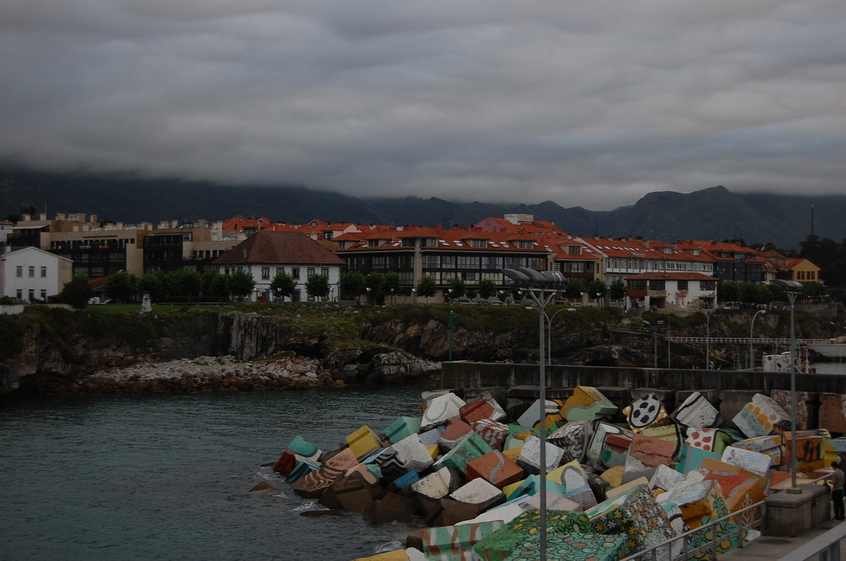
%> input picture Lab2/Data/llanes/llanes_a.jpg, 846 x 561 px
$ octave lab2.m   (GNU Octave 9; MATLAB toolbox functions it lacks are replaced by stand-ins)
%> lines starting %> are read from the running program, lines starting %| are printed output that depends on the picture
### lab4/lab4_code/sift/sift.m
function [frames,descriptors,gss,dogss]=sift(I,varargin)
% SIFT Extract SIFT features
%   [FRAMES,DESCR]=SIFT(I) extracts the SIFT frames FRAMES and their
%   descriptors DESCR from the image I.
%
%   The image I must be gray-scale, of storage class DOUBLE and
%   ranging in [0,1].
%
%   FRAMES is a 4xK matrix storing one SIFT frame per column. Its
%   format is:
%
%     FRAMES(1:2,k)  center (X,Y) of the frame k,
%     FRAMES(3,k)    scale SIGMA of the frame k,
%     FRAMES(4,k)    orientation THETA of the frame k.
%
%   Note that the X,Y center coordinates are (0,0) based, contrary to
%   the standard MATLAB convention that uses (1,1) as the top-left
%   image coordiante. The plotting function PLOTSIFTFRAME() and
%   PLOTSIFTDESCRIPTOR() automatically shift the keypoints to the
%   default (1,1) reference.
%
%   DESCR is a DxK matrix stores one descriptor per columm (usually
%   D=128).
%
%   [FRAMES,DESCR,GSS,DOGSS]=SIFT(...) returns the Gaussian and
%   Difference of Gaussians scale spaces computed by the algorithm.
%
%   The function accepts the following option-value pairs:
%
%   Verbosity - Verbosity level [{0},1]
%     0 = quiet, 1 = print detailed progress report
%
%   BoundaryPoint - Remove frames on the image boundaries [0,{1}]
%     Remove points whose descriptor intersects the boundary.
%
%   NumOctaves - Number of octaves [1,2,...]
%     Number of octaves of the Gaussian scale space. By default it is
%     computed to cover all possible feature sizes.
%
%   FirstOctave - Index of the first octave [...,-1,{0},+1,...]
%     Setting the parameter to -1 has the effect of doubling the image
%     before computing the scale space.
%
%   NumLevels - [1,2,...]
%     Number of scale levels within each octave.
%
%   Sigma0 - Base smoothing [pixels]
%     Smoothing of the level 0 of octave 0 of the scale space. By
%     default it is set to be equivalent to the value 1.6 of [1].
%     Since however 1.6 is the smoothing of the level -1 and Simga0
%     of the level 0, the actual value is NOT 1.6.
%
%   SigmaN - Nominal smoothing [pixels, {0.5}]
%     Nominal smoothing of the input image.
%
%   Threshold - Strenght threshold [>= 0, {0.01}]
%     Maxima of the DOG scale space [1] below this threshold are
%     ignored. Smaller values accept more features.
%
%   EdgeThreshold - Localization threshold [>= 0, {10}]
%     Feature which have flattness score [1] above this threshold are
%     ignored. Bigger values accept more features.
%
%   Magnif - Descriptor window magnification
%     See SIFTDESCRIPTOR().
%
%   NumSpatialBins - Number of spatial bins [2,{4},6,...]
%     See SIFTDESCRIPTOR().
%
%   NumOrientbins - Number of orientation bins [1,2,...,{8},...]
%     See SIFTDESCRIPTOR().
%
%  REFERENCES
%  [1] D. G. Lowe, "Distinctive image features from scale-invariant
%      keypoints," IJCV, vol. 2, no. 60, pp. 91 110, 2004.
%
%   See also GAUSSIANSS(), DIFFSS(), PLOTSIFTFRAME(), PLOTSIFTDESCRIPTOR(),
%            SIFTDESCRIPTOR(), SIFTMATCH().
%

% AUTORIGHTS
% Copyright (c) 2006 The Regents of the University of California.
% All Rights Reserved.
%
% Created by Andrea Vedaldi
% UCLA Vision Lab - Department of Computer Science
%
% Permission to use, copy, modify, and distribute this software and its
% documentation for educational, research and non-profit purposes,
% without fee, and without a written agreement is hereby granted,
% provided that the above copyright notice, this paragraph and the
% following three paragraphs appear in all copies.
%
% This software program and documentation are copyrighted by The Regents
% of the University of California. The software program and
% documentation are supplied "as is", without any accompanying services
% from The Regents. The Regents does not warrant that the operation of
% the program will be uninterrupted or error-free. The end-user
% understands that the program was developed for research purposes and
% is advised not to rely exclusively on the program for any reason.
%
% This software embodies a method for which the following patent has
% been issued: "Method and apparatus for identifying scale invariant
% features in an image and use of same for locating an object in an
% image," David G. Lowe, US Patent 6,711,293 (March 23,
% 2004). Provisional application filed March 8, 1999. Asignee: The
% University of British Columbia.
%
% IN NO EVENT SHALL THE UNIVERSITY OF CALIFORNIA BE LIABLE TO ANY PARTY
% FOR DIRECT, INDIRECT, SPECIAL, INCIDENTAL, OR CONSEQUENTIAL DAMAGES,
% INCLUDING LOST PROFITS, ARISING OUT OF THE USE OF THIS SOFTWARE AND
% ITS DOCUMENTATION, EVEN IF THE UNIVERSITY OF CALIFORNIA HAS BEEN
% ADVISED OF THE POSSIBILITY OF SUCH DAMAGE. THE UNIVERSITY OF
% CALIFORNIA SPECIFICALLY DISCLAIMS ANY WARRANTIES, INCLUDING, BUT NOT
% LIMITED TO, THE IMPLIED WARRANTIES OF MERCHANTABILITY AND FITNESS FOR
% A PARTICULAR PURPOSE. THE SOFTWARE PROVIDED HEREUNDER IS ON AN "AS IS"
% BASIS, AND THE UNIVERSITY OF CALIFORNIA HAS NO OBLIGATIONS TO PROVIDE
% MAINTENANCE, SUPPORT, UPDATES, ENHANCEMENTS, OR MODIFICATIONS.

% --------------------------------------------------------------------
%                                                  Check the arguments
% --------------------------------------------------------------------
if(nargin < 1)
  error('At least one argument is required.') ;
end

[M,N,C] = size(I) ;

% Lowe's equivalents choices
S      =  3 ;
omin   = -1 ;
O      = floor(log2(min(M,N)))-omin-3 ; % up to 8x8 images
sigma0 = 1.6*2^(1/S) ;                  % smooth lev. -1 at 1.6
sigman = 0.5 ;
thresh = 0.04 / S / 2 ;
r      = 10 ;
NBP    = 4 ;
NBO    = 8 ;
magnif = 3.0 ;

% Parese input
compute_descriptor = 0 ;
discard_boundary_points = 1 ;
verb = 0 ;

for k=1:2:length(varargin)
  switch lower(varargin{k})

    case 'numoctaves'
      O = varargin{k+1} ;

    case 'firstoctave'
      omin = varargin{k+1} ;

    case 'numlevels'
      S = varargin{k+1} ;

    case 'sigma0'
      sigma0 = varargin{k+1} ;

    case 'sigman'
      sigmaN = varargin{k+1} ;

    case 'threshold'
      thresh = varargin{k+1} ;

    case 'edgethreshold'
      r = varargin{k+1} ;

    case 'boundarypoint'
     discard_boundary_points = varargin{k+1} ;

    case 'numspatialbins'
      NBP = varargin{k+1} ;

    case 'numorientbins'
      NBO = varargin{k+1} ;

    case 'magnif'
      magnif = varargin{k+1} ;

    case 'verbosity'
     verb = varargin{k+1} ;

    otherwise
      error(['Unknown parameter ''' varargin{k} '''.']) ;
  end
end

% Arguments sanity check
if C > 1
  error('I should be a grayscale image') ;
end

frames      = [] ;
descriptors = [] ;

% --------------------------------------------------------------------
%                                         SIFT Detector and Descriptor
% --------------------------------------------------------------------

% Compute scale spaces
if verb>0, fprintf('SIFT: computing scale space...') ; tic ; end

gss = gaussianss(I,sigman,O,S,omin,-1,S+1,sigma0) ;

if verb>0, fprintf('(%.3f s gss; ',toc) ; tic ; end

dogss = diffss(gss) ;

if verb > 0, fprintf('%.3f s dogss) done\n',toc) ; end
if verb > 0
  fprintf('SIFT scale space parameters [PropertyName in brackets]\n');
  fprintf('  sigman [SigmaN]        : %f\n', sigman) ;
  fprintf('  sigma0 [Sigma0]        : %f\n', dogss.sigma0) ;
  fprintf('       O [NumOctaves]    : %d\n', dogss.O) ;
  fprintf('       S [NumLevels]     : %d\n', dogss.S) ;
  fprintf('    omin [FirstOctave]   : %d\n', dogss.omin) ;
  fprintf('    smin                 : %d\n', dogss.smin) ;
  fprintf('    smax                 : %d\n', dogss.smax) ;
  fprintf('SIFT detector parameters\n')
  fprintf('  thersh [Threshold]     : %e\n', thresh) ;
  fprintf('       r [EdgeThreshold] : %.3f\n', r) ;
  fprintf('SIFT descriptor parameters\n')
  fprintf('  magnif [Magnif]        : %.3f\n', magnif) ;
  fprintf('     NBP [NumSpatialBins]: %d\n', NBP) ;
  fprintf('     NBO [NumOrientBins] : %d\n', NBO) ;
end

for o=1:gss.O
  if verb > 0
    fprintf('SIFT: processing octave %d\n', o-1+omin) ;
                tic ;
  end

  % Local maxima of the DOG octave
  % The 80% tricks discards early very weak points before refinement.
  idx = siftlocalmax(  dogss.octave{o}, 0.8*thresh  ) ;
  idx = [idx , siftlocalmax( - dogss.octave{o}, 0.8*thresh)] ;

  K=length(idx) ;
  [i,j,s] = ind2sub( size( dogss.octave{o} ), idx ) ;
  y=i-1 ;
  x=j-1 ;
  s=s-1+dogss.smin ;
  oframes = [x(:)';y(:)';s(:)'] ;

  if verb > 0
    fprintf('SIFT: %d initial points (%.3f s)\n', ...
      size(oframes, 2), toc) ;
    tic ;
  end

  % Remove points too close to the boundary
  if discard_boundary_points
    % radius = maginf * sigma * NBP / 2
    % sigma = sigma0 * 2^s/S

    rad = magnif * gss.sigma0 * 2.^(oframes(3,:)/gss.S) * NBP / 2 ;
    sel=find(...
      oframes(1,:)-rad >= 1                     & ...
      oframes(1,:)+rad <= size(gss.octave{o},2) & ...
      oframes(2,:)-rad >= 1                     & ...
      oframes(2,:)+rad <= size(gss.octave{o},1)     ) ;
    oframes=oframes(:,sel) ;

    if verb > 0
      fprintf('SIFT: %d away from boundary\n', size(oframes,2)) ;
      tic ;
    end
  end

  % Refine the location, threshold strength and remove points on edges
  oframes = siftrefinemx(...
    oframes, ...
    dogss.octave{o}, ...
    dogss.smin, ...
    thresh, ...
    r) ;

  if verb > 0
    fprintf('SIFT: %d refined (%.3f s)\n', ...
            size(oframes,2),toc) ;
    tic ;
  end

  % Compute the oritentations
  oframes = siftormx(...
    oframes, ...
    gss.octave{o}, ...
    gss.S, ...
    gss.smin, ...
    gss.sigma0 ) ;

  % Store frames
  x     = 2^(o-1+gss.omin) * oframes(1,:) ;
  y     = 2^(o-1+gss.omin) * oframes(2,:) ;
  sigma = 2^(o-1+gss.omin) * gss.sigma0 * 2.^(oframes(3,:)/gss.S) ;
  frames = [frames, [x(:)' ; y(:)' ; sigma(:)' ; oframes(4,:)] ] ;


  % Descriptors
  if nargout > 1
    if verb > 0
      fprintf('SIFT: computing descriptors...') ;
      tic ;
    end

    sh = siftdescriptor(...
      gss.octave{o}, ...
      oframes, ...
      gss.sigma0, ...
      gss.S, ...
      gss.smin, ...
      'Magnif', magnif, ...
      'NumSpatialBins', NBP, ...
      'NumOrientBins', NBO) ;

    descriptors = [descriptors, sh] ;

    if verb > 0, fprintf('done (%.3f s)\n',toc) ; end
  end
end

### lab4/lab4_code/sift/gaussianss.m
function SS = gaussianss(I,sigman,O,S,omin,smin,smax,sigma0)
% GAUSSIANSS
%   SS = GAUSSIANSS(I,SIGMAN,O,S,OMIN,SMIN,SMAX,SIGMA0) returns the
%   Gaussian scale space of image I. Image I is assumed to be
%   pre-smoothed at level SIGMAN. O,S,OMIN,SMIN,SMAX,SIGMA0 are the
%   parameters of the scale space as explained in PDF:SIFT.USER.SS.
%
%   See also DIFFSS(), PDF:SIFT.USER.SS.

% History
%  4-15-2006  Fixed some comments

% AUTORIGHTS
% Copyright (c) 2006 The Regents of the University of California.
% All Rights Reserved.
%
% Created by Andrea Vedaldi
% UCLA Vision Lab - Department of Computer Science
%
% Permission to use, copy, modify, and distribute this software and its
% documentation for educational, research and non-profit purposes,
% without fee, and without a written agreement is hereby granted,
% provided that the above copyright notice, this paragraph and the
% following three paragraphs appear in all copies.
%
% This software program and documentation are copyrighted by The Regents
% of the University of California. The software program and
% documentation are supplied "as is", without any accompanying services
% from The Regents. The Regents does not warrant that the operation of
% the program will be uninterrupted or error-free. The end-user
% understands that the program was developed for research purposes and
% is advised not to rely exclusively on the program for any reason.
%
% This software embodies a method for which the following patent has
% been issued: "Method and apparatus for identifying scale invariant
% features in an image and use of same for locating an object in an
% image," David G. Lowe, US Patent 6,711,293 (March 23,
% 2004). Provisional application filed March 8, 1999. Asignee: The
% University of British Columbia.
%
% IN NO EVENT SHALL THE UNIVERSITY OF CALIFORNIA BE LIABLE TO ANY PARTY
% FOR DIRECT, INDIRECT, SPECIAL, INCIDENTAL, OR CONSEQUENTIAL DAMAGES,
% INCLUDING LOST PROFITS, ARISING OUT OF THE USE OF THIS SOFTWARE AND
% ITS DOCUMENTATION, EVEN IF THE UNIVERSITY OF CALIFORNIA HAS BEEN
% ADVISED OF THE POSSIBILITY OF SUCH DAMAGE. THE UNIVERSITY OF
% CALIFORNIA SPECIFICALLY DISCLAIMS ANY WARRANTIES, INCLUDING, BUT NOT
% LIMITED TO, THE IMPLIED WARRANTIES OF MERCHANTABILITY AND FITNESS FOR
% A PARTICULAR PURPOSE. THE SOFTWARE PROVIDED HEREUNDER IS ON AN "AS IS"
% BASIS, AND THE UNIVERSITY OF CALIFORNIA HAS NO OBLIGATIONS TO PROVIDE
% MAINTENANCE, SUPPORT, UPDATES, ENHANCEMENTS, OR MODIFICATIONS.

% --------------------------------------------------------------------
%                                                  Check the arguments
% --------------------------------------------------------------------
if(nargin < 6)
  error('Six arguments are required.') ;
end

if(~isreal(I) || ndims(I) > 2)
  error('I must be a real two dimensional matrix') ;
end

if(smin >= smax)
  error('smin must be greather or equal to smax') ;
end

% --------------------------------------------------------------------
%                                                           Do the job
% --------------------------------------------------------------------

% Scale multiplicative step
k = 2^(1/S) ;

% Lowe's convention: the scale (o,s)=(0,-1) has standard deviation
% 1.6 (was it variance?)
if(nargin < 7)
  sigma0 = 1.6 * k ;
end

dsigma0 = sigma0 * sqrt(1 - 1/k^2) ; % Scale step factor
sigman  = 0.5 ;                      % Nominal smoothing of the image

% Scale space structure
SS.O          = O ;
SS.S          = S ;
SS.sigma0     = sigma0 ;
SS.omin       = omin ;
SS.smin       = smin ;
SS.smax       = smax ;

% If mino < 0, multiply the size of the image.
% (The rest of the code is consistent with this.)
if omin < 0
  for o=1:-omin
    I = doubleSize(I) ;
  end
elseif omin > 0
  for o=1:omin
    I = halveSize(I) ;
  end
end

[M,N] = size(I) ;

% Index offset
so = -smin+1 ;

% --------------------------------------------------------------------
%                                                         First octave
% --------------------------------------------------------------------
%
% The first level of the first octave has scale index (o,s) =
% (omin,smin) and scale coordinate
%
%    sigma(omin,smin) = sigma0 2^omin k^smin
%
% The input image I is at nominal scale sigman. Thus in order to get
% the first level of the pyramid we need to apply a smoothing of
%
%   sqrt( (sigma0 2^omin k^smin)^2 - sigman^2 ).
%
% As we have pre-scaled the image omin octaves (up or down,
% depending on the sign of omin), we need to correct this value
% by dividing by 2^omin, getting
%e
%   sqrt( (sigma0 k^smin)^2 - (sigman/2^omin)^2 )
%

if(sigma0 * 2^omin * k^smin < sigman)
  warning('The nominal smoothing exceeds the lowest level of the scale space.') ;
end

SS.octave{1} = zeros(M,N,smax-smin+1) ;
SS.octave{1}(:,:,1)  = imsmooth(I, ...
  sqrt((sigma0*k^smin)^2  - (sigman/2^omin)^2)) ;

for s=smin+1:smax
  % Here we go from (omin,s-1) to (omin,s). The extra smoothing
  % standard deviation is
  %
  %  (sigma0 2^omin 2^(s/S) )^2 - (simga0 2^omin 2^(s/S-1/S) )^2
  %
  % Aftred dividing by 2^omin (to take into account the fact
  % that the image has been pre-scaled omin octaves), the
  % standard deviation of the smoothing kernel is
  %
  %   dsigma = sigma0 k^s sqrt(1-1/k^2)
  %
  dsigma = k^s * dsigma0 ;
  SS.octave{1}(:,:,s +so) = ...
    imsmooth(squeeze(...
    SS.octave{1}(:,:,s-1 +so)...
    ), dsigma )  ;
end


% --------------------------------------------------------------------
%                                                        Other octaves
% --------------------------------------------------------------------

for o=2:O
  % We need to initialize the first level of octave (o,smin) from
  % the closest possible level of the previous octave. A level (o,s)
  % in this octave corrsponds to the level (o-1,s+S) in the previous
  % octave. In particular, the level (o,smin) correspnds to
  % (o-1,smin+S). However (o-1,smin+S) might not be among the levels
  % (o-1,smin), ..., (o-1,smax) that we have previously computed.
  % The closest pick is
  %
  %                       /  smin+S    if smin+S <= smax
  % (o-1,sbest) , sbest = |
  %                       \  smax      if smin+S > smax
  %
  % The amount of extra smoothing we need to apply is then given by
  %
  %  ( sigma0 2^o 2^(smin/S) )^2 - ( sigma0 2^o 2^(sbest/S - 1) )^2
  %
  % As usual, we divide by 2^o to cancel out the effect of the
  % downsampling and we get
  %
  %  ( sigma 0 k^smin )^2 - ( sigma0 2^o k^(sbest - S) )^2
  %
  sbest = min(smin + S, smax) ;
  TMP = halveSize(squeeze(SS.octave{o-1}(:,:,sbest+so))) ;
  target_sigma = sigma0 * k^smin ;
    prev_sigma = sigma0 * k^(sbest - S) ;

  if(target_sigma > prev_sigma)
          TMP = imsmooth(TMP, sqrt(target_sigma^2 - prev_sigma^2) ) ;
  end
  [M,N] = size(TMP) ;

  SS.octave{o} = zeros(M,N,smax-smin+1) ;
  SS.octave{o}(:,:,1) = TMP ;

  for s=smin+1:smax
    % The other levels are determined as above for the first octave.
    dsigma = k^s * dsigma0 ;
    SS.octave{o}(:,:,s +so) = ...
      imsmooth(squeeze(...
      SS.octave{o}(:,:,s-1 +so)...
      ), dsigma)  ;
  end

end

% -------------------------------------------------------------------------
%                                                       Auxiliary functions
% -------------------------------------------------------------------------
function J = doubleSize(I)
[M,N]=size(I) ;
J = zeros(2*M,2*N) ;
J(1:2:end,1:2:end) = I ;
J(2:2:end-1,2:2:end-1) = ...
  0.25*I(1:end-1,1:end-1) + ...
  0.25*I(2:end,1:end-1) + ...
  0.25*I(1:end-1,2:end) + ...
  0.25*I(2:end,2:end) ;
J(2:2:end-1,1:2:end) = ...
  0.5*I(1:end-1,:) + ...
    0.5*I(2:end,:) ;
J(1:2:end,2:2:end-1) = ...
  0.5*I(:,1:end-1) + ...
    0.5*I(:,2:end) ;

function J = halveSize(I)
J=I(1:2:end,1:2:end) ;
% [5 lines of commented-out code are left out]

### lab4/lab4_code/sift/diffss.m
function dss = diffss(ss)
% DIFFSS  Difference of scale space
%   DSS=DIFFSS(SS) returns a scale space DSS obtained by subtracting
%   consecutive levels of the scale space SS.
%
%   In SIFT, this function is used to compute the difference of
%   Gaussian scale space from the Gaussian scale space of an image.
%
%   See also GAUSSIANSS(), PDF:SIFT.USER.SS.

% AUTORIGHTS
% Copyright (c) 2006 The Regents of the University of California.
% All Rights Reserved.
%
% Created by Andrea Vedaldi
% UCLA Vision Lab - Department of Computer Science
%
% Permission to use, copy, modify, and distribute this software and its
% documentation for educational, research and non-profit purposes,
% without fee, and without a written agreement is hereby granted,
% provided that the above copyright notice, this paragraph and the
% following three paragraphs appear in all copies.
%
% This software program and documentation are copyrighted by The Regents
% of the University of California. The software program and
% documentation are supplied "as is", without any accompanying services
% from The Regents. The Regents does not warrant that the operation of
% the program will be uninterrupted or error-free. The end-user
% understands that the program was developed for research purposes and
% is advised not to rely exclusively on the program for any reason.
%
% This software embodies a method for which the following patent has
% been issued: "Method and apparatus for identifying scale invariant
% features in an image and use of same for locating an object in an
% image," David G. Lowe, US Patent 6,711,293 (March 23,
% 2004). Provisional application filed March 8, 1999. Asignee: The
% University of British Columbia.
%
% IN NO EVENT SHALL THE UNIVERSITY OF CALIFORNIA BE LIABLE TO ANY PARTY
% FOR DIRECT, INDIRECT, SPECIAL, INCIDENTAL, OR CONSEQUENTIAL DAMAGES,
% INCLUDING LOST PROFITS, ARISING OUT OF THE USE OF THIS SOFTWARE AND
% ITS DOCUMENTATION, EVEN IF THE UNIVERSITY OF CALIFORNIA HAS BEEN
% ADVISED OF THE POSSIBILITY OF SUCH DAMAGE. THE UNIVERSITY OF
% CALIFORNIA SPECIFICALLY DISCLAIMS ANY WARRANTIES, INCLUDING, BUT NOT
% LIMITED TO, THE IMPLIED WARRANTIES OF MERCHANTABILITY AND FITNESS FOR
% A PARTICULAR PURPOSE. THE SOFTWARE PROVIDED HEREUNDER IS ON AN "AS IS"
% BASIS, AND THE UNIVERSITY OF CALIFORNIA HAS NO OBLIGATIONS TO PROVIDE
% MAINTENANCE, SUPPORT, UPDATES, ENHANCEMENTS, OR MODIFICATIONS.

dss.smin = ss.smin ;
dss.smax = ss.smax-1 ;
dss.omin = ss.omin ;
dss.O = ss.O ;
dss.S = ss.S ;
dss.sigma0 = ss.sigma0 ;

for o=1:dss.O
  % Can be done at once, but it turns out to be faster
  % this way
  [M,N,S] = size(ss.octave{o}) ;
  dss.octave{o} = zeros(M,N,S-1) ;
  for s=1:S-1
    dss.octave{o}(:,:,s) = ...
        ss.octave{o}(:,:,s+1) - ss.octave{o}(:,:,s) ;
  end
end

### Lab2/lab2.m
%%%%%%%%%%%%%%%%%%%%%%%%%%%%%%%%%%%%%%%%%%%%%%%%%%%%%%%%%%%%%%%%%%%%%%%%%%%
%% Lab 2: Image mosaics

addpath('sift');
addpath('functions');

%%%%%%%%%%%%%%%%%%%%%%%%%%%%%%%%%%%%%%%%%%%%%%%%%%%%%%%%%%%%%%%%%%%%%%%%%%%
%% 1. Compute image correspondences

%% Open images
clear all;
close all;
imargb = imread('Data/llanes/llanes_a.jpg');
%> imargb is the input picture: size 561x846x3 uint8; mean R, G, B 77.7, 77.5, 76.8
imbrgb = imread('Data/llanes/llanes_b.jpg');
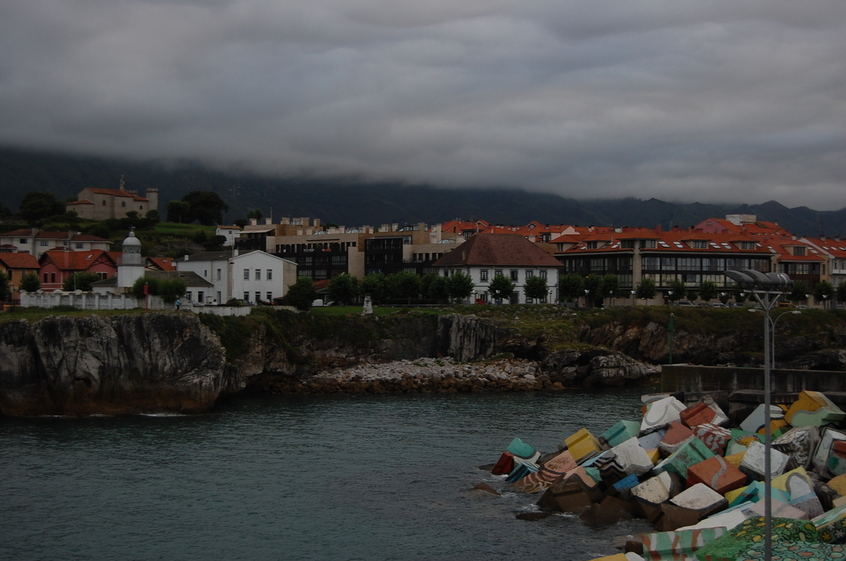
%> input picture Lab2/Data/llanes/llanes_b.jpg, 846 x 561 px
%> imbrgb is the input picture: size 561x846x3 uint8; mean R, G, B 72.4, 73.2, 73.1
imcrgb = imread('Data/llanes/llanes_c.jpg');
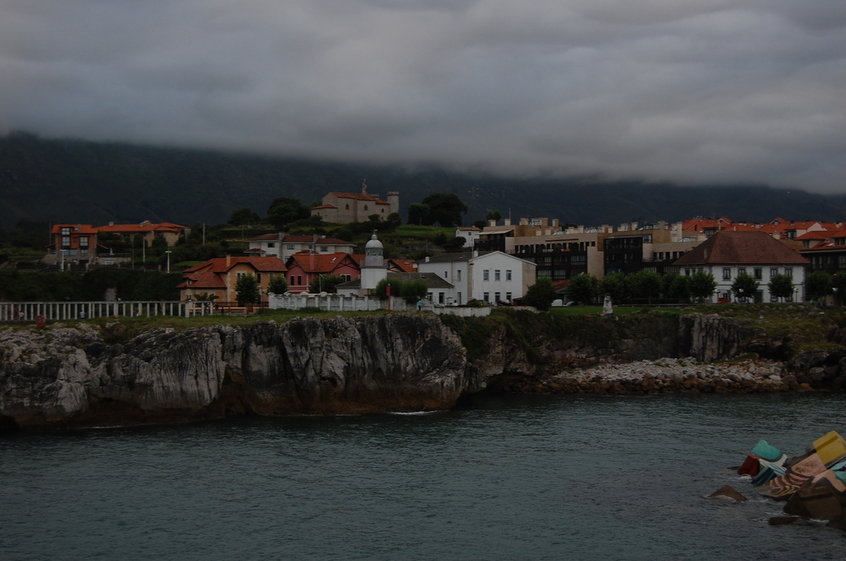
%> input picture Lab2/Data/llanes/llanes_c.jpg, 846 x 561 px
%> imcrgb is the input picture: size 561x846x3 uint8; mean R, G, B 66.1, 68.1, 68.9

% [8 lines of commented-out code are left out]
ima = sum(double(imargb), 3) / 3 / 255;
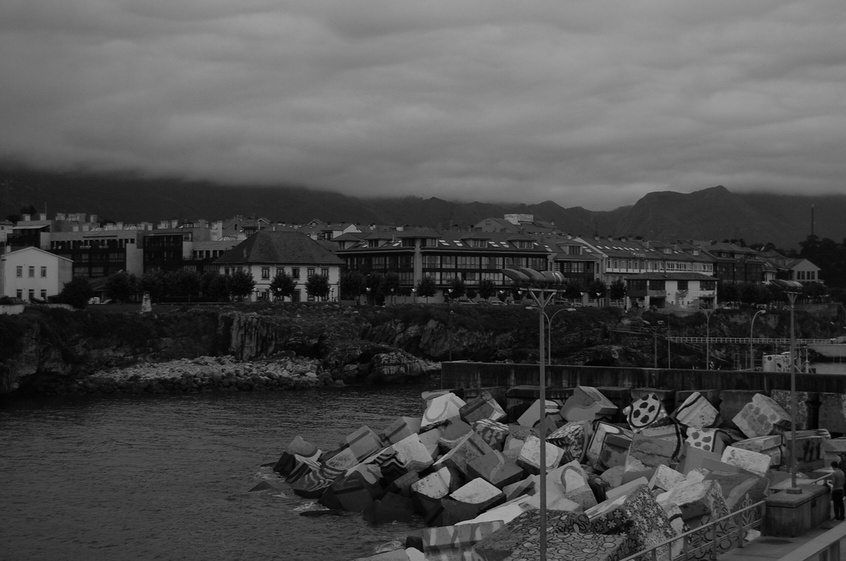
%> ima: size 561x846 double; min 0, max 0.757, mean 0.303
imb = sum(double(imbrgb), 3) / 3 / 255;
imc = sum(double(imcrgb), 3) / 3 / 255;
%> (the rest of the program and of its run is left out)
